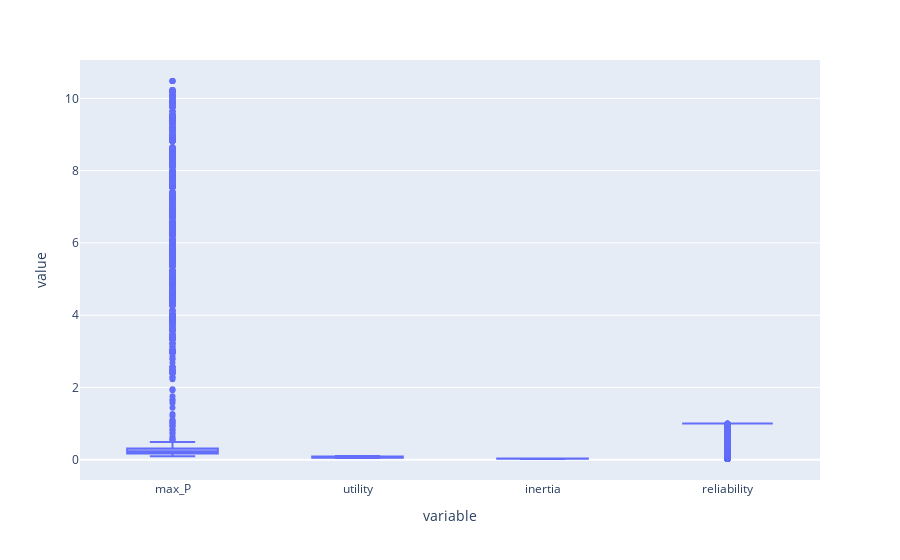

The cell this chart's notebook holds for it:
### Code cell
px.box(melted, y ="value", x="variable")

### Figure 1 — Plotly figure (JSON) as saved in the notebook; plotly's stock layout.template omitted (floating-point values rounded to 4 significant figures; data arrays with more than 128 entries replaced by an {"elided": "..."} marker saying what was removed)
{"data": [{"alignmentgroup": "True", "hovertemplate": "variable=%{x}<br>value=%{y}<extra></extra>", "legendgroup": "", "marker": {"color": "#636efa"}, "name": "", "notched": false, "offsetgroup": "", "orientation": "v", "showlegend": false, "type": "box", "x": {"elided": "16000 str values"}, "x0": " ", "xaxis": "x", "y": {"elided": "16000 float values"}, "y0": " ", "yaxis": "y"}], "layout": {"autosize": true, "boxmode": "group", "legend": {"tracegroupgap": 0}, "margin": {"t": 60}, "xaxis": {"anchor": "y", "autorange": true, "domain": [0, 1], "range": [-0.5, 3.5], "title": {"text": "variable"}, "type": "category"}, "yaxis": {"anchor": "x", "autorange": true, "domain": [0, 1], "range": [-0.5613, 11.06], "title": {"text": "value"}, "type": "linear"}}}
